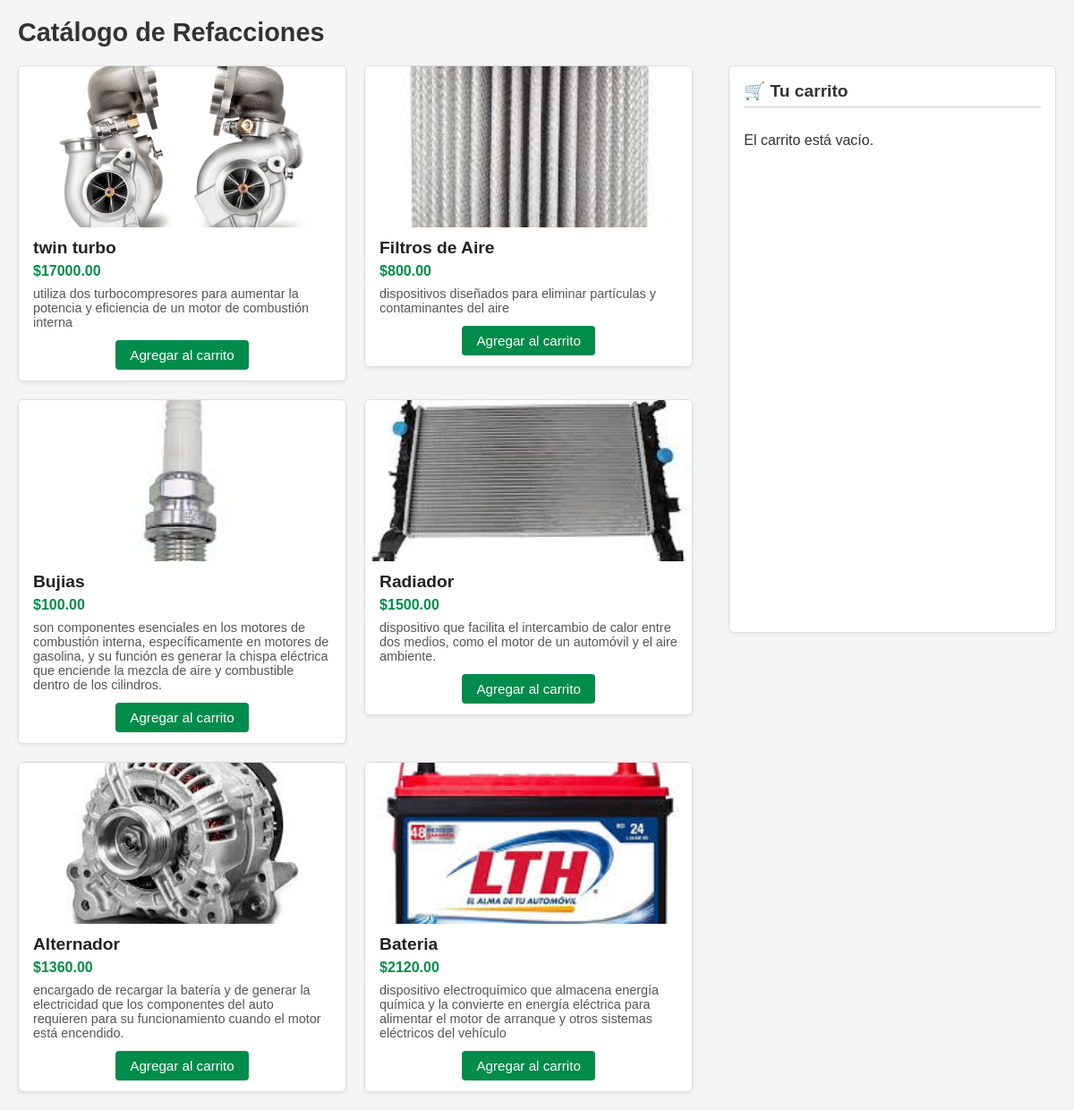
The page / on the database its author committed.
### tienda/models.py (models this page shows, shortened)
class Articulo(models.Model):
    nombre = models.CharField(max_length=100)
    descripcion = models.TextField()
    precio = models.DecimalField(max_digits=10, decimal_places=2)
    imagen = models.ImageField(upload_to='articulos/')

### tienda/views.py (the view)
# urls.py: path('', views.catalogo, name='catalogo'),
def catalogo(request):
    articulos = Articulo.objects.all()
    carrito = obtener_carrito(request)
    items = []
    total = 0
    for id, cantidad in carrito.items():
        articulo = get_object_or_404(Articulo, pk=id)
        total_articulo = articulo.precio * cantidad
        items.append({'articulo': articulo, 'cantidad': cantidad, 'total': total_articulo})
        total += total_articulo
    return render(request, 'tienda/catalogo.html', {
        'articulos': articulos,
        'carrito': items,
        'total_carrito': total
    })

### tienda/views.py (called while the page is built)
def obtener_carrito(request):
    return request.session.get('carrito', {})

### tienda/templates/tienda/catalogo.html (shortened to what this page needs)
{% load static %}
<!DOCTYPE html>
<html lang="es">
<head>
</head>
<body>
    <h1>Catálogo de Refacciones</h1>
    <div class="contenedor">
        <div class="catalogo">
            <ul class="catalogo-lista">
                {% for articulo in articulos %}
                    <li>
                        <div class="card">
                            {% if articulo.imagen %}
                                <img src="{{ articulo.imagen.url }}" alt="Imagen de {{ articulo.nombre }}" class="card-img">
                            {% else %}
                                <img src="{% static 'img/sin-imagen.png' %}" alt="Sin imagen disponible" class="card-img">
                            {% endif %}
                            <div class="card-body">
                                <div class="card-title">{{ articulo.nombre }}</div>
                                <div class="card-price">${{ articulo.precio|floatformat:2 }}</div>
                                {% if articulo.descripcion %}
                                    <div class="card-desc">{{ articulo.descripcion }}</div>
                                {% else %}
                                    <div class="card-desc" style="color: #999; font-style: italic;">
                                        Sin descripción disponible.
                                    </div>
                                {% endif %}
                                <div class="card-btn">
                                    <form method="post" action="{% url 'agregar_al_carrito' articulo.id %}">
                                        <button type="submit">Agregar al carrito</button>
                                    </form>
                                </div>
                            </div>
                        </div>
                    </li>
                {% endfor %}
            </ul>
        </div>
        <div class="carrito">
            <h2>🛒 Tu carrito</h2>
            <div class="carrito-contenido">
                {% if carrito %}
                    {% for item in carrito %}
                        <div class="carrito-item">
                            <div class="carrito-info">
                                <span class="nombre">{{ item.articulo.nombre }}</span>
                                <span class="cantidad">x{{ item.cantidad }}</span>
                                <span class="subtotal">${{ item.total|floatformat:2 }}</span>
                            </div>
                            <form method="post" action="{% url 'eliminar_del_carrito' item.articulo.id %}">
                                {% csrf_token %}
                                <button type="submit" title="Eliminar">✖</button>
                            </form>
                        </div>
                    {% endfor %}
                {% else %}
                    <p>El carrito está vacío.</p>
                {% endif %}
            </div>
        </div>
    </div>
</body>
</html>

### tienda/templates/tienda/catalogo.html (style rules this page uses)
body { font-family: Arial, sans-serif; margin: 20px; background-color: #f5f5f5; color: #333; }
h1 { margin-bottom: 20px; font-size: 1.8em; }
.contenedor { display: flex; gap: 20px; }
.catalogo { width: 70%; }
.catalogo-lista { list-style: none; padding: 0; margin: 0; display: flex; flex-wrap: wrap; gap: 20px; }
.catalogo-lista li { width: calc(50% - 20px); }
.card { background-color: #fff; border: 1px solid #ddd; border-radius: 6px; box-shadow: 0 2px 5px rgba(0,0,0,0.08); overflow: hidden; display: flex; flex-direction: column; transition: transform 0.15s ease-in-out; }
.card-img { width: 100%; height: 180px; object-fit: cover; background-color: #eee; }
.card-body { padding: 12px 16px; flex-grow: 1; display: flex; flex-direction: column; }
.card-title { margin: 0 0 6px 0; font-size: 1.2em; font-weight: bold; color: #222; }
.card-price { margin: 0 0 8px 0; font-size: 1em; font-weight: bold; color: #008C4A; }
.card-desc { margin: 0 0 12px 0; font-size: 0.9em; color: #555; flex-grow: 1; }
.card-btn { margin-top: auto; text-align: center; }
.card-btn button { background-color: #008C4A; color: #fff; border: none; padding: 8px 16px; border-radius: 4px; cursor: pointer; font-size: 0.95em; transition: background-color 0.15s ease-in-out; }
.carrito { width: 30%; background-color: #fff; border: 1px solid #ddd; border-radius: 6px; box-shadow: 0 2px 5px rgba(0,0,0,0.05); padding: 16px; max-height: 600px; display: flex; flex-direction: column; }
.carrito h2 { margin: 0 0 12px 0; font-size: 1.2em; border-bottom: 1px solid #ccc; padding-bottom: 6px; color: #333; }
.carrito-contenido { flex-grow: 1; overflow-y: auto; }

### rows shown on the page
Articulo: imagen (picture), nombre "twin turbo", precio "17000.00", descripcion "utiliza dos turbocompresores para aumentar la potencia y eficiencia de un motor de combustión interna"
Articulo: imagen (picture), nombre "Filtros de Aire", precio "800.00", descripcion "dispositivos diseñados para eliminar partículas y contaminantes del aire"
Articulo: imagen (picture), nombre "Bujias", precio "100.00", descripcion "son componentes esenciales en los motores de combustión interna, específicamente en motores de gasolina, y su función es generar la chispa eléctrica que enciende la mezcla de aire y combustible dentro de los cilindros."
Articulo: imagen (picture), nombre "Radiador", precio "1500.00", descripcion "dispositivo que facilita el intercambio de calor entre dos medios, como el motor de un automóvil y el aire ambiente."
Articulo: imagen (picture), nombre "Alternador", precio "1360.00", descripcion "encargado de recargar la batería y de generar la electricidad que los componentes del auto requieren para su funcionamiento cuando el motor está encendido."
Articulo: imagen (picture), nombre "Bateria", precio "2120.00", descripcion "dispositivo electroquímico que almacena energía química y la convierte en energía eléctrica para alimentar el motor de arranque y otros sistemas eléctricos del vehículo"
